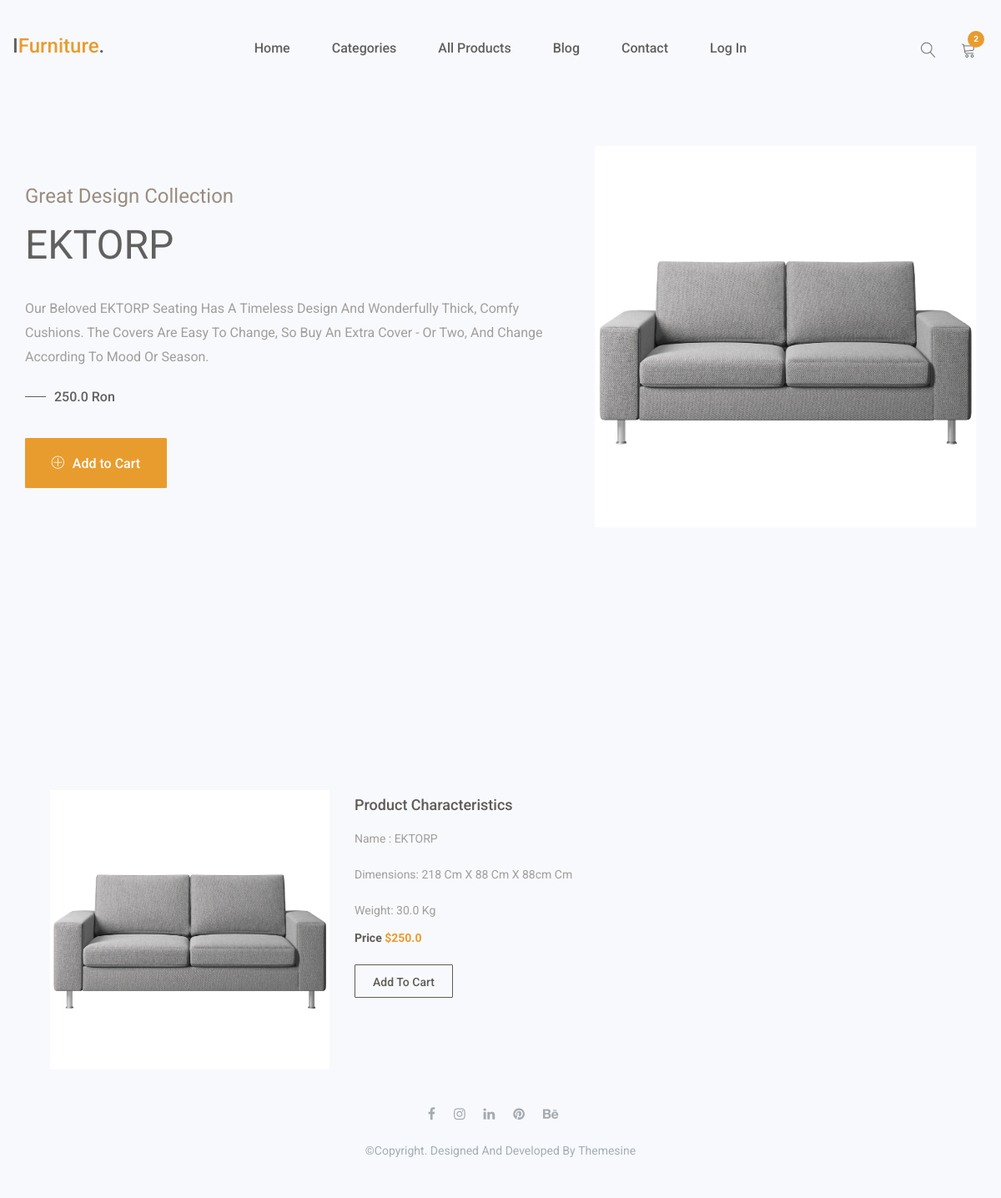
The page /store/3/ on the database as committed earlier.
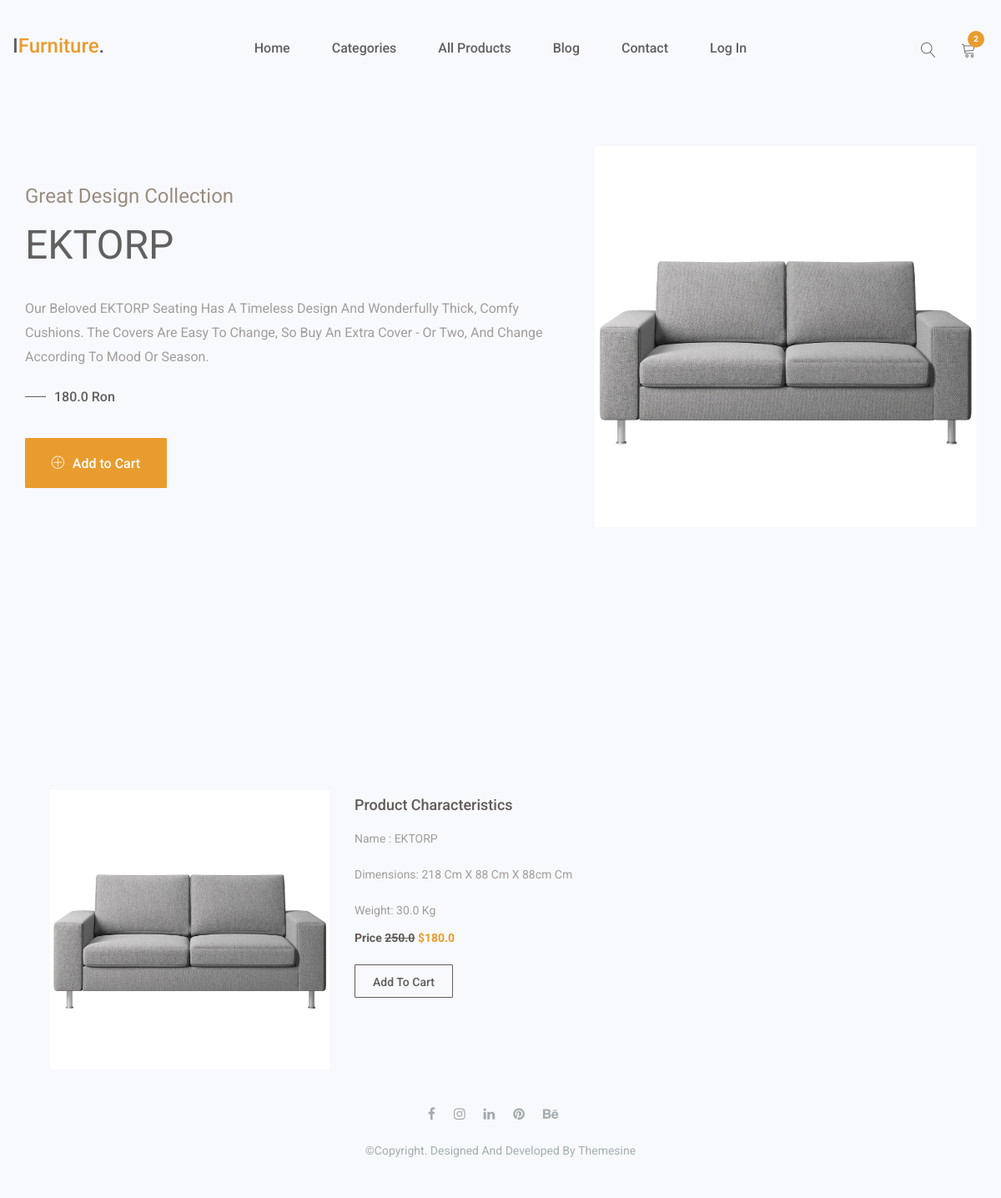
The same page on the database as committed later.
### onlinestore/models.py (models this page shows, shortened)
class Product(models.Model):
    name=models.CharField(max_length=256)
    description=models.TextField()
    date_added=models.DateField(auto_now_add=True)
    dimensions=models.CharField(max_length=128)
    weight=models.FloatField()
    image=models.ImageField(upload_to='product_images')
    price=models.FloatField()
    featured=models.BooleanField(default=False)
    reduced_price=models.BooleanField(default=False)
    new_price=models.FloatField(default=None)
    category=models.ForeignKey(Category,on_delete=models.CASCADE)
    tags=models.ManyToManyField(Tag)
    class Meta:
        ordering=['-date_added','name']
        get_latest_by='date_added'

### onlinestore/views.py (the view, shortened to what this page needs)
class ProductDetails(View):
    model=Product
    template_name='onlinestore/product_details.html'
    form_class=AddToCartForm
    def get(self,request,pk):
        product=get_object_or_404(self.model,pk=pk)
        context={'product':product,
                 'form':self.form_class()}
        return render(request,self.template_name,context=context)

### onlinestore/templates/onlinestore/product_details.html (shortened to what this page needs)
{% extends parent_template|default:'onlinestore/onlinestore_base.html' %}
{% block content %}
<div id="header-carousel" class="carousel slide carousel-fade" data-ride="carousel">
				<div class="carousel-inner" role="listbox">
					<div class="item active">
						<div class="single-slide-item slide1">
							<div class="container">
								<div class="welcome-hero-content">
									<div class="row">
										<div class="col-sm-7">
											<div class="single-welcome-hero">
												<div class="welcome-hero-txt">
													<h4>great design collection</h4>
													<h2>{{ product.name}}</h2>
													<p>
														{{product.description}}
													</p>
													<div class="packages-price">
														<p>
															{{product.new_price}} Ron
														</p>
													</div>
													<form method="post" action=".">
														<button class="btn-cart welcome-add-cart" type="submit">
															<span class="lnr lnr-plus-circle"></span>
															add <span>to</span> cart
														</button>
													</form>
												</div>
											</div>
										</div>
										<div class="col-sm-5">
											<div class="single-welcome-hero">
												<div class="welcome-hero-img">
													<img src="{{product.image.url}}" alt="slider image">
												</div>
											</div>
										</div>
									</div>
								</div>
							</div>
						</div>
					</div>
				</div>
			</div>
<section id="populer-products" class="populer-products">
			<div class="container">
				<div class="populer-products-content">
					<div class="row">
						<div class="col-md-12">
							<div class="single-populer-products">
								<div class="single-inner-populer-products">
									<div class="row">
										<div class="col-md-4 col-sm-12">
											<div class="single-inner-populer-product-img">
												<img src="{{product.image.url}}" alt="populer-products images">
											</div>
										</div>
										<div class="col-md-8 col-sm-12">
											<div class="single-inner-populer-product-txt">
												<h2>
													<a href="#">
														Product Characteristics
													</a>
												</h2>
												<p>
													Name : {{product.name}}
												</p>
												<p>
													Dimensions: {{product.dimensions}} cm
												</p>
												<p>
													Weight: {{product.weight}} kg
												</p>
												{% if product.reduced_price %}
												<div class="populer-products-price">
													<h4>Price <del>{{product.price}}</del><span> ${{product.new_price}}</span></h4>
												</div>
												{% else %}
												<div class="populer-products-price">
													<h4>Price<span> ${{product.price}}</span></h4>
												</div>
												{% endif %}
												<form action="." method="post">
													<button class="btn-cart welcome-add-cart populer-products-btn" type="submit">
														Add to Cart
													</button>
												</form>
											</div>
										</div>
									</div>
								</div>
							</div>
						</div>
					</div>
				</div>
			</div>
</section>
{% endblock content %}

Rows that differ between the two databases and show on the page:
changed Product "EKTORP": new_price "250.0" → "180.0"; reduced_price False → True (drawn); new_price (not shown) → "180.0"
